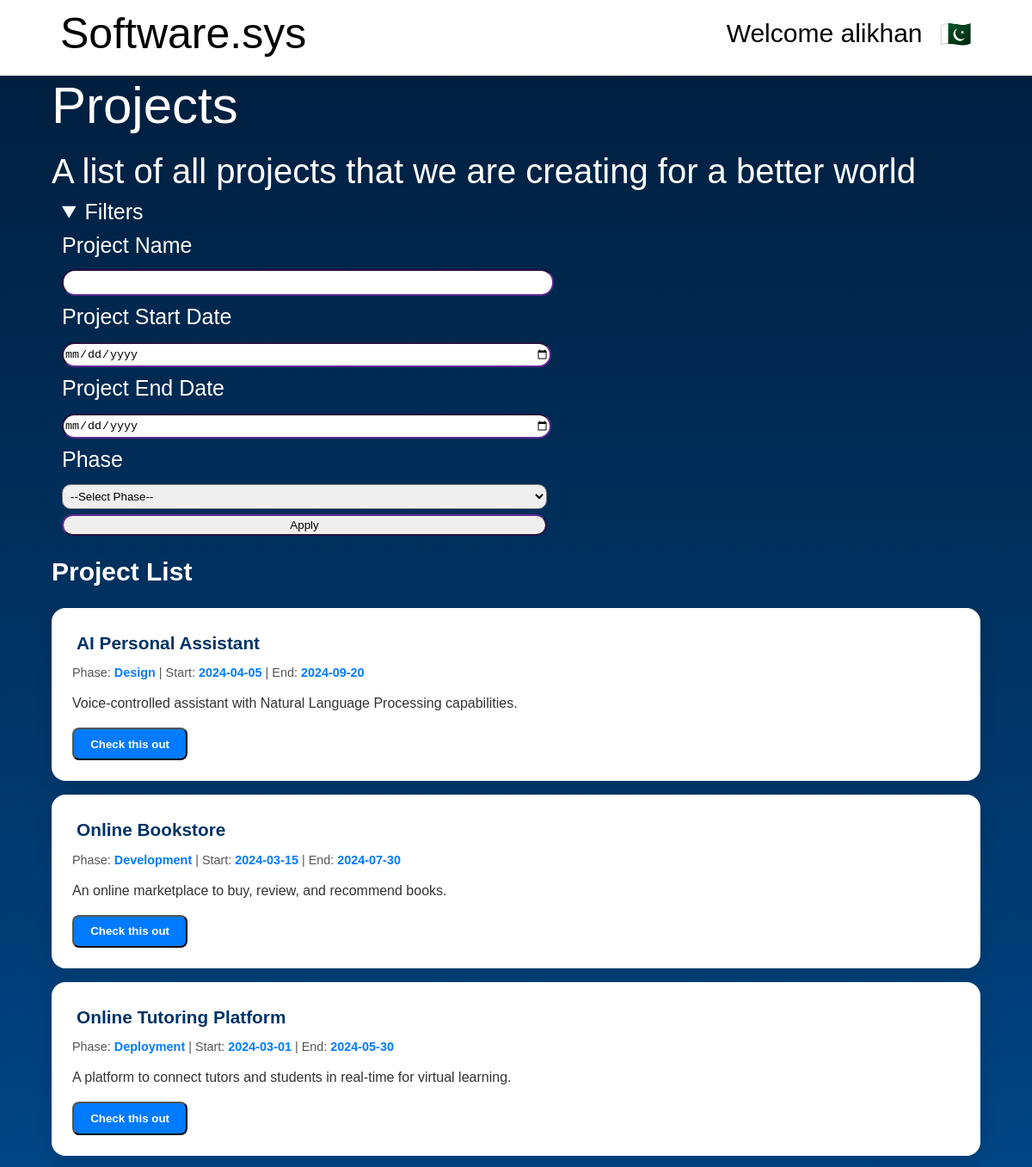
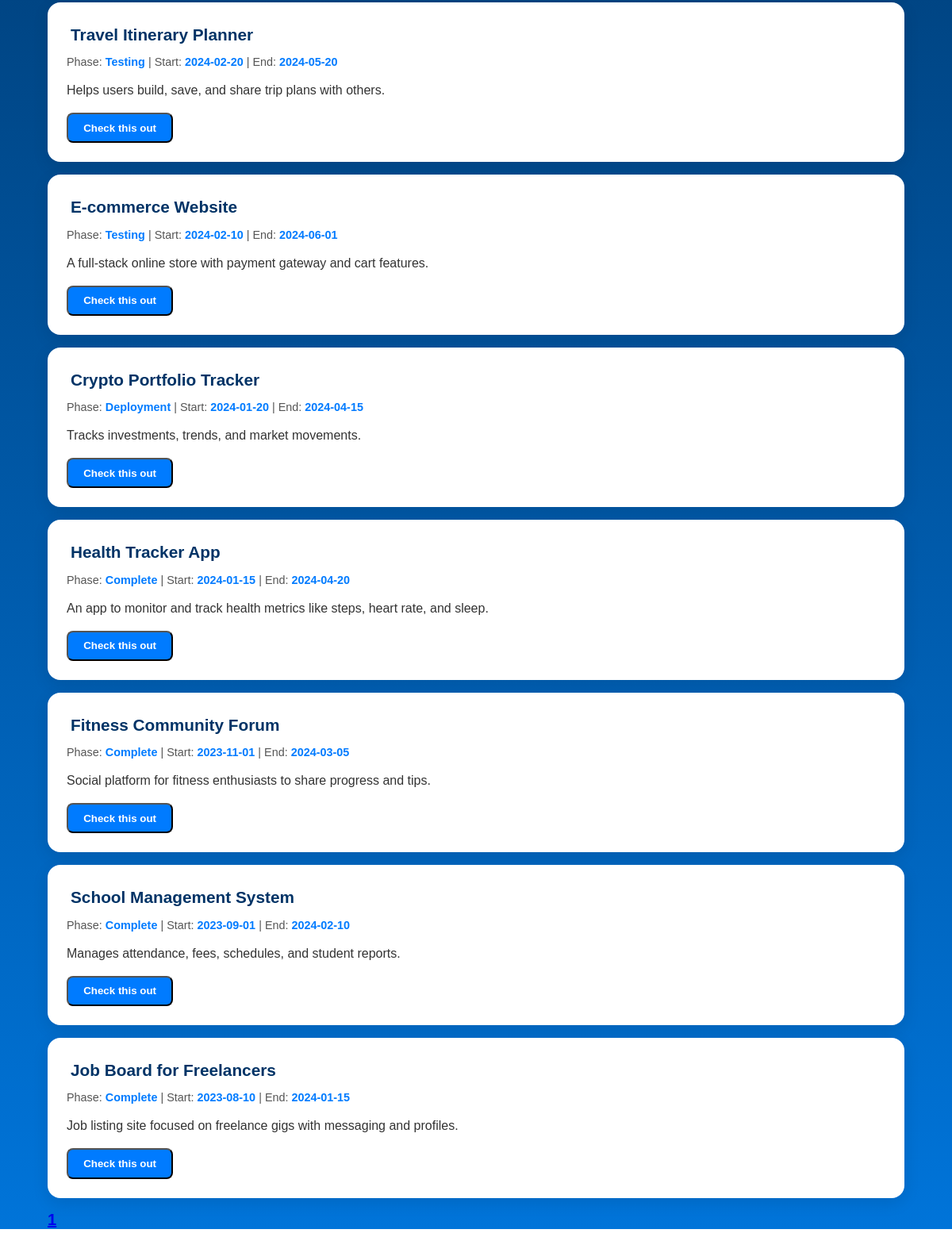
Screenshot of /projects.php (signed in) with the database file from the repository (2 pictures, top to bottom).
### tables this page shows
CREATE TABLE `countries` (
  `Country` varchar(50) NOT NULL,
  `Flag` varchar(10) NOT NULL
);

CREATE TABLE `projects` (
  `PID` int(11) NOT NULL,
  `UserName` varchar(20) NOT NULL,
  `Email` varchar(255) NOT NULL,
  `Title` varchar(50) NOT NULL,
  `StartDate` date NOT NULL,
  `EndDate` date NOT NULL,
  `Short_Description` varchar(1000) NOT NULL,
  `Phase_Dev` enum('Design','Development','Testing','Deployment','Complete') DEFAULT NULL,
  `Rating` tinyint(4) DEFAULT NULL CHECK (`Rating` between 1 and 5),
  `Feedback` text DEFAULT NULL,
  `Cost` int(11) NOT NULL
);

### projects.php (the view, shortened to what this page needs)
<?php
require_once("headers.php");
$loggedin = isset($_SESSION['username']);
$username = $flag = "";
if ($loggedin) {
    $stmt = $pdo->prepare('SELECT Flag FROM countries WHERE Country = :coun');
    $stmt->execute(['coun' => $_SESSION['country']]);
    $row = $stmt->fetch(PDO::FETCH_ASSOC);
    $username = htmlspecialchars($_SESSION['username']);
    $flag = $row['Flag'] ?? "";
}
$limit = 10;
$page = isset($_GET['page']) ? (int)$_GET['page'] : 1;
$offset = ($page - 1) * $limit;
$conditions = [];
$params = [];
$whereSQL = $conditions ? ('WHERE ' . implode(' AND ', $conditions)) : '';
$countStmt = $pdo->prepare("SELECT COUNT(*) FROM projects $whereSQL");
$countStmt->execute($params);
$totalProjects = $countStmt->fetchColumn();
$totalPages = ceil($totalProjects / $limit);
$query = "SELECT * FROM projects $whereSQL ORDER BY StartDate DESC LIMIT :limit OFFSET :offset";
$stmt = $pdo->prepare($query);
$stmt->bindValue(':limit', $limit, PDO::PARAM_INT);
$stmt->bindValue(':offset', $offset, PDO::PARAM_INT);
$stmt->execute();
$projects = $stmt->fetchAll(PDO::FETCH_ASSOC);
?>
<!DOCTYPE html>
<html lang="en">
<head>
    <link rel="stylesheet" href="dashstyles.css">
</head>
<body>
<header>
    <?php
    if ($loggedin) {
        echo <<<HTML
        <nav>
            <a href="home.php">Software.sys</a>
            <a href="dashboard.php">Welcome $username</a>
            <a href="dashboard.php">$flag</a>
        </nav>
        HTML;
    }
    ?>
</header>
<main>
    <section>
        <p>Projects</p>
        <p>A list of all projects that we are creating for a better world</p>
    </section>
    <details open>
        <summary>Filters</summary>
        <form method="post" action="projects.php">
            <p>Project Name</p>
            <input type="text" name="projectname" id="projectId" maxlength="20">
            <p>Project Start Date</p>
            <input type="date" name="startdate">
            <p>Project End Date</p>
            <input type="date" name="enddate">
            <p>Phase</p>
            <select name="phase">
                <option value="">--Select Phase--</option>
            </select>
            <input type="submit" value="Apply">
        </form>
    </details>
    <section>
        <h2>Project List</h2>
        <?php if ($projects): ?>
                <?php foreach ($projects as $project): ?>
                    <section class="project-card">
                        <p class="title"><strong><?= htmlspecialchars($project['Title']) ?></strong></p>
                        <p class="meta">
                            Phase: <span><?= htmlspecialchars($project['Phase_Dev']) ?></span> |
                            Start: <span><?= htmlspecialchars($project['StartDate']) ?></span> |
                            End: <span><?= htmlspecialchars($project['EndDate']) ?></span>
                        </p>
                        <p class="description"><?= htmlspecialchars($project['Short_Description']) ?></p>
                        <form method="post" action="viewprojects.php" style="display:inline;">
                                <button type="submit" class="check-button">Check this out</button>
                        </form>
                    </section>
                <?php endforeach; ?>
            <div class="pagination">
                <?php for ($i = 1; $i <= $totalPages; $i++): ?>
                    <a href="?page=<?= $i ?>" <?= $i == $page ? 'style="font-weight:bold"' : '' ?>><?= $i ?></a>
                <?php endfor; ?>
            </div>
        <?php else: ?>
            <p>No projects found.</p>
        <?php endif; ?>
    </section>
</main>
</body>
</html>

### dashstyles.css (style rules this page uses)
body { margin:0 auto; max-width: 1700px; }
body header nav { display:flex; background-color: white; width:90%; margin:0 auto; }
body header nav a { padding:10px; text-decoration:none; font-family:'Verdana', 'Arial Narrow', Arial, sans-serif; color:black; align-content:center; font-size:clamp(15px,5vw,30px); transition: all 0.5s; }
body header nav :nth-last-child(2) { margin-left:auto; }
body header nav :first-child { font-size:clamp(25px,7vw,50px); }
body main>section>p:first-child { font-size:clamp(40px,6vw,60px); margin:10px 0 10px 0; }
body main>section>p:nth-child(2) { font-size:clamp(25px,4vw,40px); margin:20px 0 10px 0; }
body main>section { margin:10px auto; width:90%; }
main { width:100%; }
body { width:100%; }
main { font-family:'Verdana', 'Arial Narrow', Arial, sans-serif; font-size:20px; background: linear-gradient(to bottom, #001f3f, #0074D9); color:white; }
main details { margin-left:6%; font-size: 25px; }
details p { margin-bottom: 10px; margin-top:10px; }
input { width:50%; height:25px; border-radius: 15px; border-color: rgb(95, 44, 146); }
select { width:50%; padding:5px; border-radius: 10px; }
main>section>section { border-radius:10px; background: rgba(255, 255, 255, 0.1); padding:20px; margin:10px; }
main>section>section .title { font-size: 30px ; margin:5px; }
.project-card { background: #ffffff; border-radius: 1rem; padding: 1.5rem; margin: 1rem 0; box-shadow: 0 6px 20px rgba(0, 0, 0, 0.1); transition: transform 0.2s ease-in-out; }
.project-card .title { font-size: 1.3rem; margin-bottom: 0.5rem; color: #003366; }
.project-card .meta { font-size: 0.9rem; color: #555; margin-bottom: 0.5rem; }
.project-card .meta span { font-weight: 600; color: #007BFF; }
.project-card .description { font-size: 1rem; color: #333; line-height: 1.5; }
.check-button { display: inline-block; padding: 0.6rem 1.2rem; background-color: #007BFF; color: white; text-decoration: none; border-radius: 8px; font-weight: 600; transition: background-color 0.3s ease; }

### rows the page displays
countries: Flag "🇵🇰"
projects: Title "AI Personal Assistant", Phase_Dev "Design", StartDate "2024-04-05", EndDate "2024-09-20", Short_Description "Voice-controlled assistant with Natural Language Processing capabilities."
projects: Title "Online Bookstore", Phase_Dev "Development", StartDate "2024-03-15", EndDate "2024-07-30", Short_Description "An online marketplace to buy, review, and recommend books."
projects: Title "Online Tutoring Platform", Phase_Dev "Deployment", StartDate "2024-03-01", EndDate "2024-05-30", Short_Description "A platform to connect tutors and students in real-time for virtual learning."
projects: Title "Travel Itinerary Planner", Phase_Dev "Testing", StartDate "2024-02-20", EndDate "2024-05-20", Short_Description "Helps users build, save, and share trip plans with others."
projects: Title "E-commerce Website", Phase_Dev "Testing", StartDate "2024-02-10", EndDate "2024-06-01", Short_Description "A full-stack online store with payment gateway and cart features."
projects: Title "Crypto Portfolio Tracker", Phase_Dev "Deployment", StartDate "2024-01-20", EndDate "2024-04-15", Short_Description "Tracks investments, trends, and market movements."
projects: Title "Health Tracker App", Phase_Dev "Complete", StartDate "2024-01-15", EndDate "2024-04-20", Short_Description "An app to monitor and track health metrics like steps, heart rate, and sleep."
projects: Title "Fitness Community Forum", Phase_Dev "Complete", StartDate "2023-11-01", EndDate "2024-03-05", Short_Description "Social platform for fitness enthusiasts to share progress and tips."
projects: Title "School Management System", Phase_Dev "Complete", StartDate "2023-09-01", EndDate "2024-02-10", Short_Description "Manages attendance, fees, schedules, and student reports."
projects: Title "Job Board for Freelancers", Phase_Dev "Complete", StartDate "2023-08-10", EndDate "2024-01-15", Short_Description "Job listing site focused on freelance gigs with messaging and profiles."

### other values shown
$username "alikhan"
